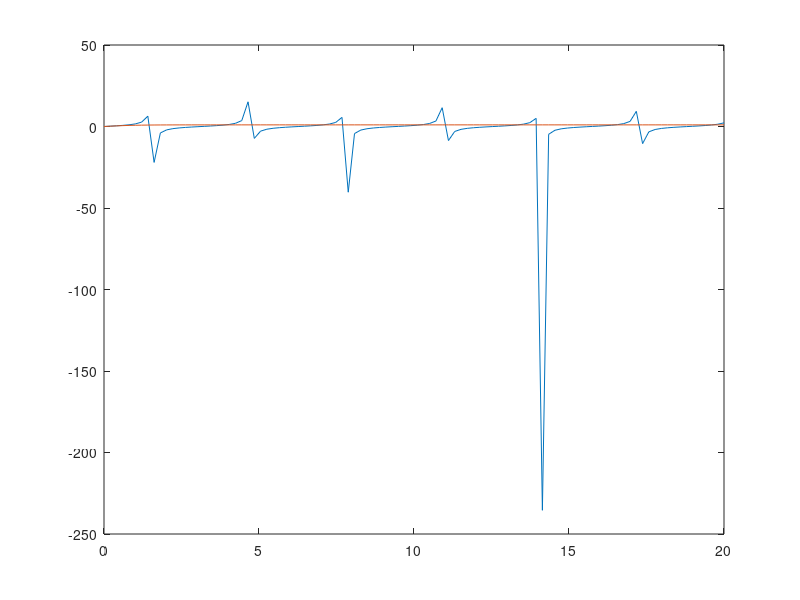

Here is the MATLAB script that generated this plot: (Note: this script raises an error after producing the figure.)
clear 
close all
clc

x = linspace(0, 20, 100);
figure()
plot(x, tan(x))
hold on
plot(x, tanh(x))
hold off
%%
alpha = zeros(5, 1);
syms x real
alpha(1) = vpasolve(tan(x)==tanh(x), x, 3.9);
alpha(2) = vpasolve(tan(x)==tanh(x), x, 7.06);
alpha(3) = vpasolve(tan(x)==tanh(x), x, 10.21);
alpha(4) = vpasolve(tan(x)==tanh(x), x, 13); 
alpha(5) = vpasolve(tan(x)==tanh(x), x, 16);

b = 0.05; % beam heigh
thk = 20;
A = thk*b;
L = 1; % beam width
I = b^3*thk/12; % inertia of the section
E = 1; % young's module
rho = 1; % density

beta = alpha/L;

omega = beta.^2*sqrt(E*I/(rho*A))